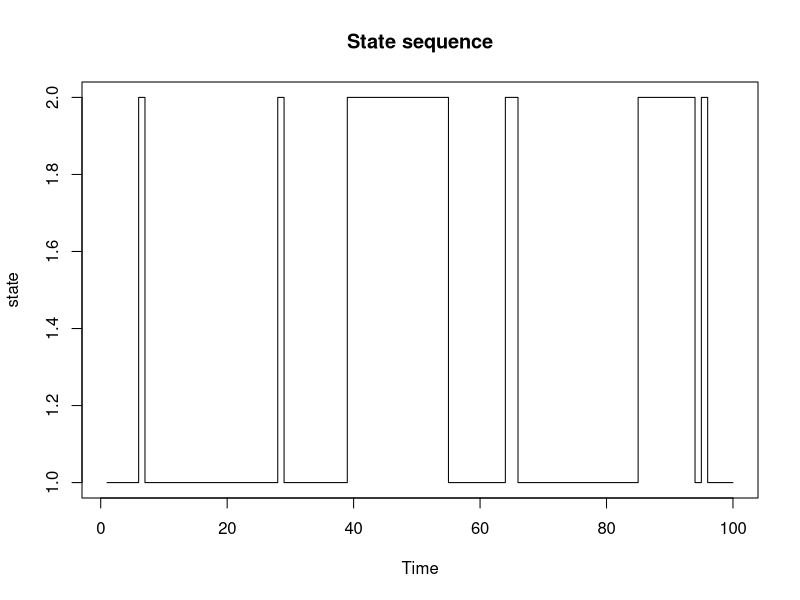
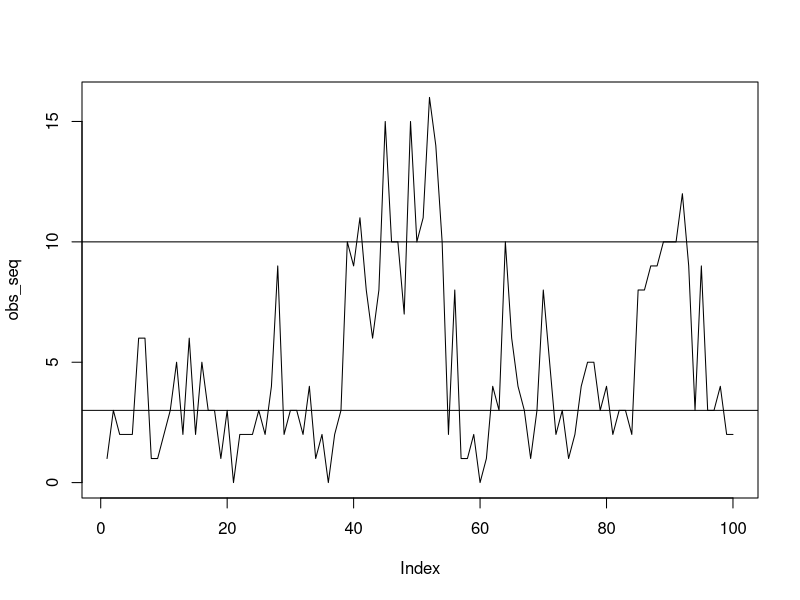

Reproduce these figures in R, in order.
## ---- chunk 1
knitr::opts_chunk$set(echo = TRUE)
knitr::opts_chunk$set(warning = FALSE)
knitr::opts_chunk$set(cache = TRUE)
knitr::opts_chunk$set(message = FALSE)
## ---- chunk 2

# Initial distribution
pi = c(2/3,1/3)

# Transition probability matrix
Gamma.matrix = matrix(c(.9,.2,.1,.8),2,2)

## ---- chunk 3
# Number of times to consider
ntimes <- 100
state_seq <- c()

set.seed(10)
# The function sample() could be useful to simulate the initial distribution!
state_seq[1] <- sample(1:2, 1, prob = pi)

########################################
### Generate the state sequence here ###
########################################
set.seed(20)

for (i in 2:ntimes) {
  state_seq <- c(state_seq, sample(1:2, 1, prob = Gamma.matrix[state_seq[i-1], ]))
}

state_seq

## ---- chunk 4

############################################################################
### Include your code for visualizing your sequence of observations here ###
############################################################################

plot(x = 1:ntimes, y = state_seq, type = "s", main = "State sequence", xlab = "Time", ylab = "state")

## ---- chunk 5

# Vector of parameters corresponding to the state-dependent distributions
lambda = c(3,10)

###################################################
### Generate your sequence of observations here ###
###################################################
set.seed(30)
obs_seq <- c()

for (i in 1:ntimes) {
  obs_seq <- c(obs_seq, rpois(1, lambda[state_seq[i]]))
}

obs_seq

## ---- chunk 6

############################################################################
### Include your code for visualizing your sequence of observations here ###
############################################################################

plot(obs_seq,type="l")
abline(h=3)
abline(h=10)

## ---- chunk 7

################################################################################
### Include your function that computes the forward algorithm for any t here ###
################################################################################

# Function that computes the forward algorithm for any t

forward_algorithm = function(observations,time,init = pi,tpm=Gamma.matrix,parameters=lambda){
  
  # This is for time t = 1
  alpha = init %*% diag(dpois(observations[1],parameters))
  

  #Alternative way of computing alpha for t = 1
  #alpha = init * dpois(observations[1],parameters)
  
  if(time > 1){
    for (i in 2:time) {
      
      alpha = alpha %*% tpm%*%diag(dpois(observations[i],parameters))
        
      #Alternative way of computing alpha for t > 1
      #alpha = alpha %*% tpm*dpois(observations[i],parameters)
    }
  }
  return(alpha)
}


## ---- chunk 8

############################################################################################
### Include your fct that computes the log-likehood using the scale vector strategy here ###
############################################################################################

### Function that computes the forward algorithm in the logarithm scale for any t

log_forward_algorithm = function(observations,time,init = pi,tpm=Gamma.matrix,parameters=lambda){
  
  alpha = init*dpois(observations[1],lambda)
  
  # log(alpha) for time t = 1
  lscale <- log(sum(alpha))
  alpha <- alpha/sum(alpha)
  
  # For time t > 1, we have that:
  for (i in 2:time) {
    alpha <- alpha %*% tpm%*%diag(dpois(observations[i],lambda))
    
    #Alternative way of computing alpha for t > 1
    #alpha <- alpha %*% tpm*dpois(observations[i],lambda)
    
    lscale <- lscale+log(sum(alpha))
    alpha <- alpha/sum(alpha)
  }
  
  return(lscale)

}

log_forward_algorithm(obs_seq,ntimes)


